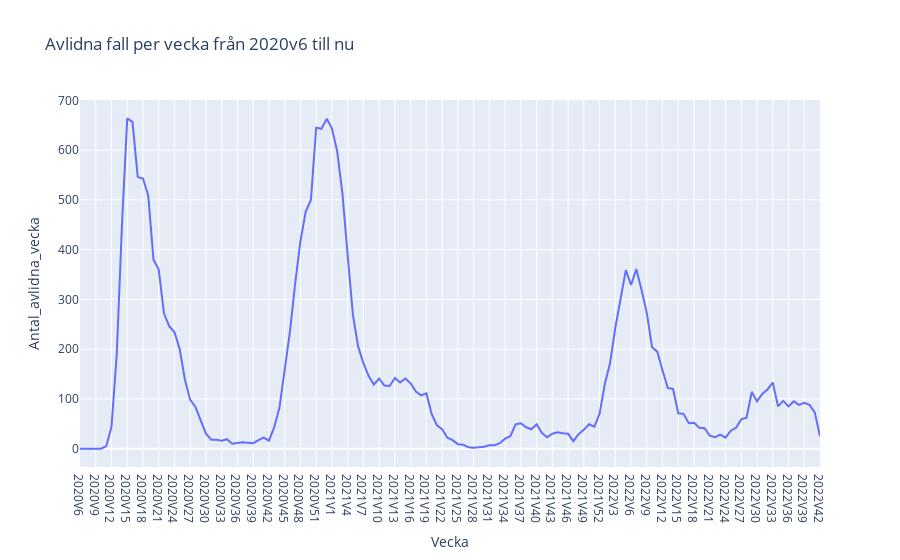

Here is the notebook cell this chart was saved with:
### Markdown cell above
##  c-f använd Plotly express

### Code cell
fig = px.line(
    df,
    x="Vecka",
    y="Antal_avlidna_vecka",
    title="Avlidna fall per vecka från 2020v6 till nu",
    labels=dict(Vecka="Vecka", Antal_avlidna_vecka="Antal_avlidna_vecka"),
)
fig.show()
#fig.write_html("uppgift 1c.html", auto_open = True)

### Figure 1 — Plotly figure (JSON) as saved in the notebook; plotly's stock layout.template omitted (floating-point values rounded to 4 significant figures; data arrays with more than 128 entries replaced by an {"elided": "..."} marker saying what was removed)
{"data": [{"hovertemplate": "Vecka=%{x}<br>Antal_avlidna_vecka=%{y}<extra></extra>", "legendgroup": "", "line": {"color": "#636efa", "dash": "solid"}, "marker": {"symbol": "circle"}, "mode": "lines", "name": "", "orientation": "v", "showlegend": false, "type": "scatter", "x": {"elided": "142 str values"}, "xaxis": "x", "y": {"elided": "142 int values"}, "yaxis": "y"}], "layout": {"legend": {"tracegroupgap": 0}, "title": {"text": "Avlidna fall per vecka från 2020v6 till nu"}, "xaxis": {"anchor": "y", "domain": [0, 1], "title": {"text": "Vecka"}}, "yaxis": {"anchor": "x", "domain": [0, 1], "title": {"text": "Antal_avlidna_vecka"}}}}
